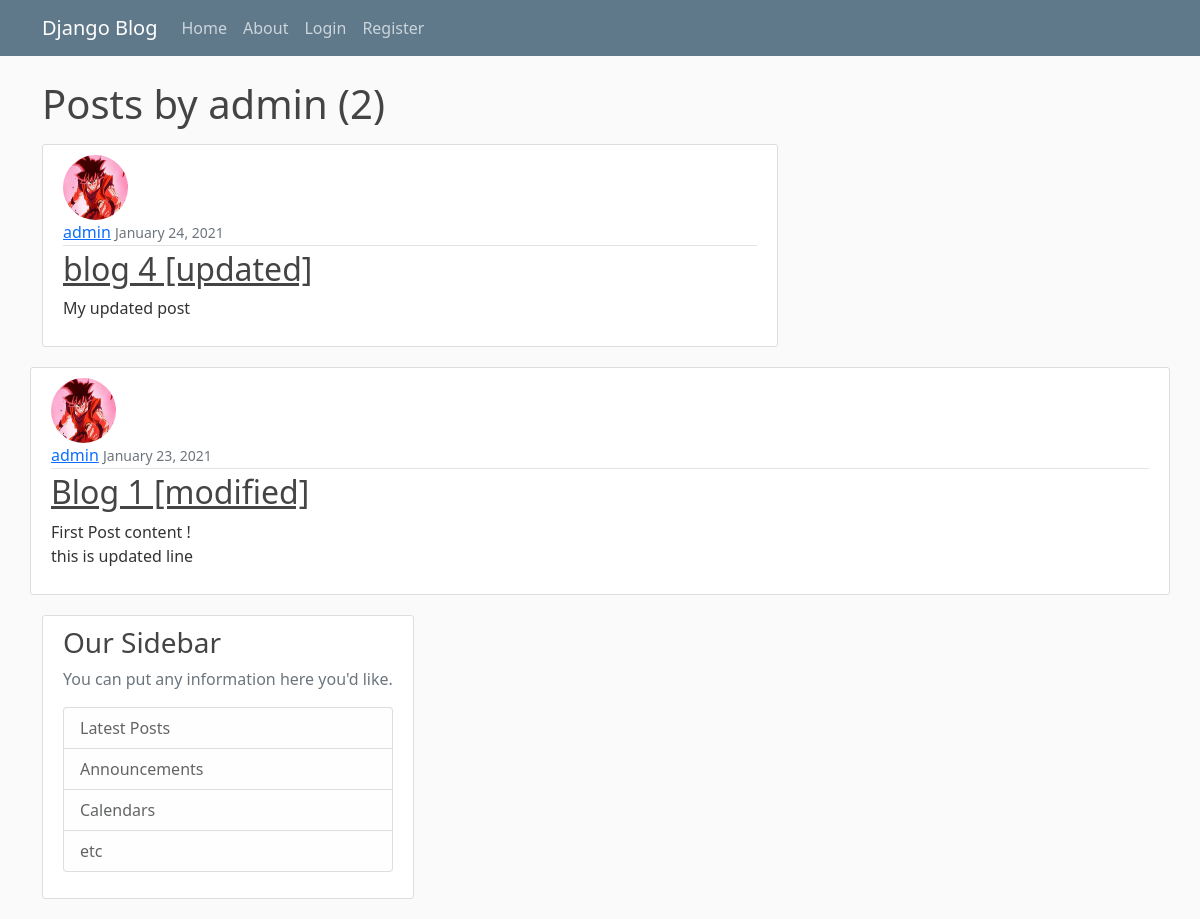
Page /user/admin on the earlier database version.
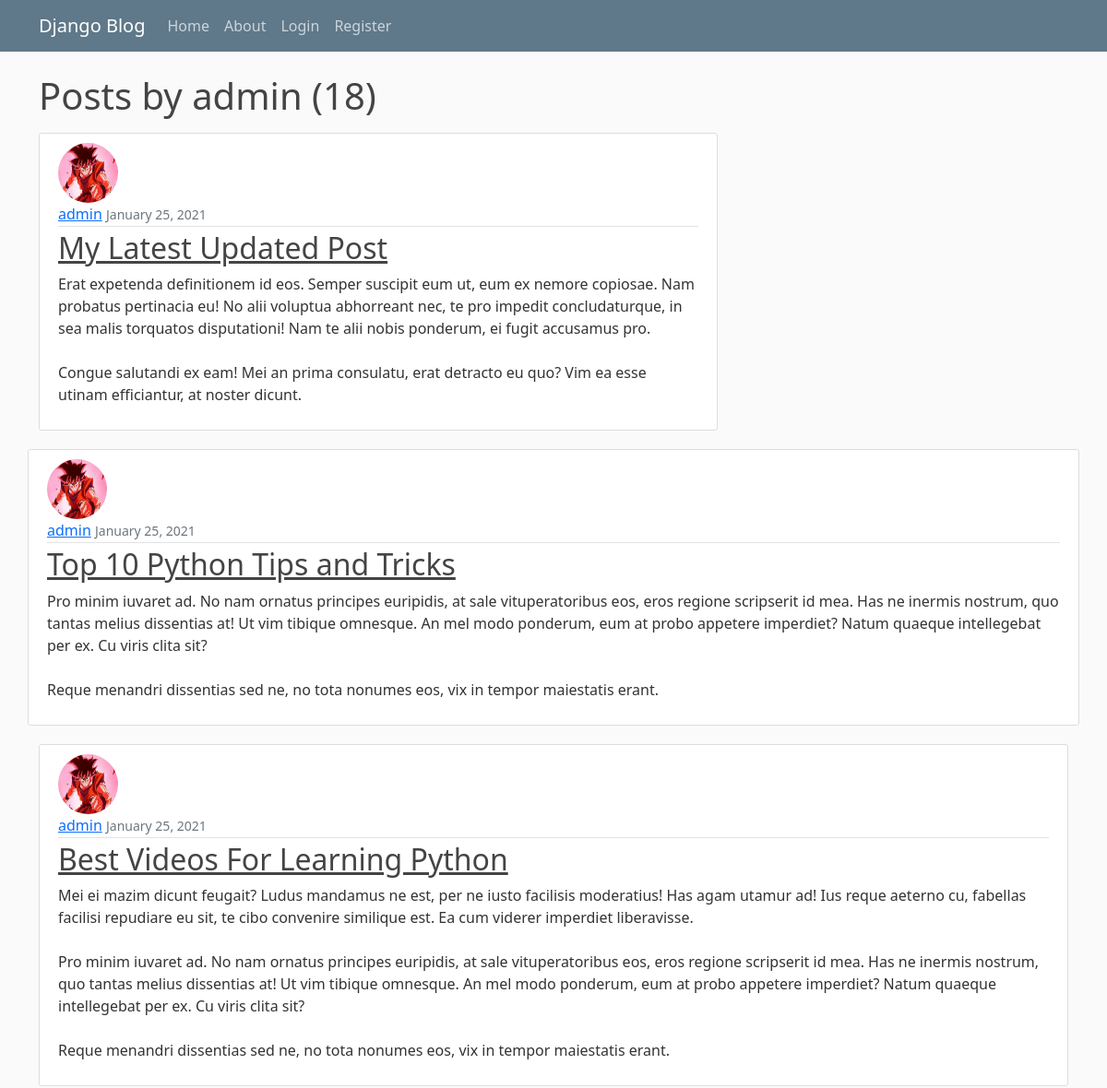
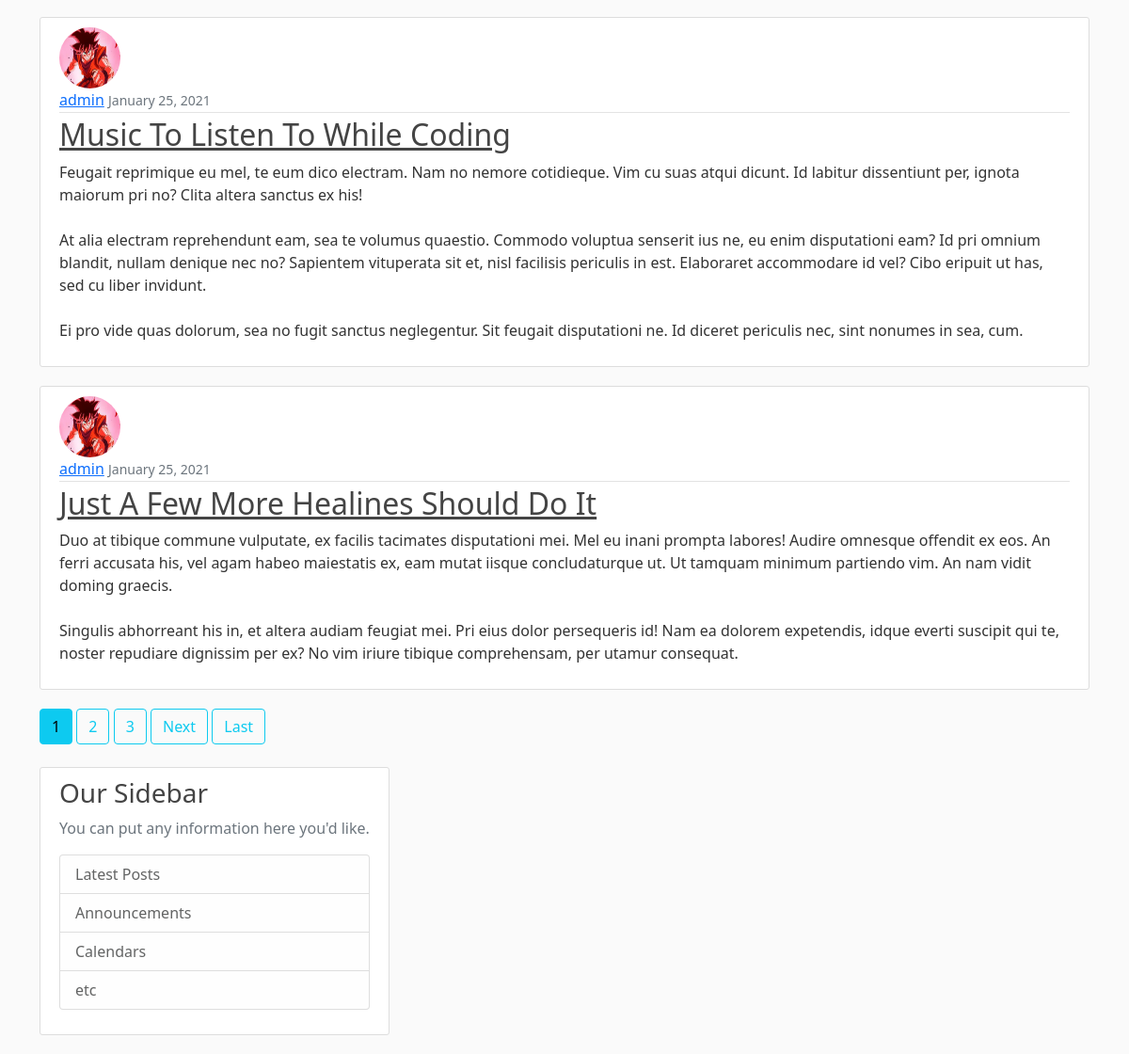
Same page on the later database version (2 pictures, top to bottom).
### blog/models.py (models this page shows, shortened)
class Post(models.Model):
    title = models.CharField(max_length=100)
    content = models.TextField()
    date_posted = models.DateTimeField(default=timezone.now)
    author = models.ForeignKey(User, on_delete=models.CASCADE)

### users/models.py (models this page shows, shortened)
class Profile(models.Model):
    user = models.OneToOneField(User, on_delete=models.CASCADE)
    image = models.ImageField(default='default.jpg', upload_to='profile_pics')

### blog/views.py (the view)
# urls.py: path('user/<str:username>', UserPostListView.as_view(), name='user-posts'),
class UserPostListView(ListView):
    model = Post
    template_name = 'blog/user_posts.html'  # <app>/<model>_<viewType>.html
    context_object_name = 'posts'
    ordering = ['-date_posted']
    paginate_by = 5
    def get_queryset(self):
        user = get_object_or_404(User, username=self.kwargs.get('username'))
        return Post.objects.filter(author=user).order_by('-date_posted')

### blog/templates/blog/user_posts.html (shortened to what this page needs)
{% extends 'blog/base.html'%}
{% block content%}
<h1 class ="mb-3"> Posts by {{ view.kwargs.username }} ({{ page_obj.paginator.count}})</h1>
{% for post in posts %}
<article class="media content-section">
<img class ="rounded-circle article-img" src ="{{ post.author.profile.image.url}}"
  <div class="media-body">
    <div class="article-metadata">
      <a class="mr-2" href="{% url 'user-posts' post.author.username  %}">{{ post.author }}</a>
      <small class="text-muted">{{ post.date_posted|date:"F d, Y" }}</small>
    </div>
    <h2><a class="article-title" href="{% url 'post-detail' post.id %}">{{ post.title }}</a></h2>
    <p class="article-content">{{ post.content }}</p>
  </div>
</article>
{% endfor%}
{% if is_paginated %}
  {% for num in page_obj.paginator.page_range %}
    {% if page_obj.number == num %}
      <a class ="btn btn-info mb-4" href="?page={{num}}">{{ num }}</a>
    {% elif num > page_obj.number|add:'-3' and num < page_obj.number|add:'3'%}
      <a class ="btn btn-outline-info mb-4" href="?page={{num}}">{{ num }}</a>
    {%  endif %}
  {% endfor %}
{% if page_obj.has_next %}
  <a class ="btn btn-outline-info mb-4" href="?page={{ page_obj.next_page_number }}">Next</a>
  <a class ="btn btn-outline-info mb-4" href="?page={{ page_obj.paginator.num_pages }}">Last</a>
{% endif%}
{% endif  %}
{% endblock content %}

Differences in the rows shown:
no longer on this page (row unchanged): Post: author.profile.image (picture), author "admin", date_posted "January 24, 2021", title "blog 4 [updated]", content "My updated post"
no longer on this page (row unchanged): Post: author.profile.image (picture), author "admin", date_posted "January 23, 2021", title "Blog 1 [modified]", content "First Post content ! this is updated line"
added Post: author.profile.image (picture), author "admin", date_posted "January 25, 2021", title "My Latest Updated Post", content "Erat expetenda definitionem id eos. Semper suscipit eum ut, eum ex nemore copiosae. Nam probatus pertinacia eu! No alii voluptua abhorreant nec, te pro impedit concludaturque, in sea malis torquatos disputationi! Nam te alii nobis ponderum, ei fugit accusamus pro. Congue salutandi ex eam! Mei an prima consulatu, erat detracto eu quo? Vim ea esse utinam efficiantur, at noster dicunt."
added Post: author.profile.image (picture), author "admin", date_posted "January 25, 2021", title "Top 10 Python Tips and Tricks", content "Pro minim iuvaret ad. No nam ornatus principes euripidis, at sale vituperatoribus eos, eros regione scripserit id mea. Has ne inermis nostrum, quo tantas melius dissentias at! Ut vim tibique omnesque. An mel modo ponderum, eum at probo appetere imperdiet? Natum quaeque intellegebat per ex. Cu viris clita sit? Reque menandri dissentias sed ne, no tota nonumes eos, vix in tempor maiestatis erant."
added Post: author.profile.image (picture), author "admin", date_posted "January 25, 2021", title "Best Videos For Learning Python", content "Mei ei mazim dicunt feugait? Ludus mandamus ne est, per ne iusto facilisis moderatius! Has agam utamur ad! Ius reque aeterno cu, fabellas facilisi repudiare eu sit, te cibo convenire similique est. Ea cum viderer imperdiet liberavisse. Pro minim iuvaret ad. No nam ornatus principes euripidis, at sale vituperatoribus eos, eros regione scripserit id mea. Has ne inermis nostrum, quo tantas melius dissentias at! Ut vim tibique omnesque. An mel modo ponderum, eum at probo appetere imperdiet? Natum quaeque intellegebat per ex. Cu viris clita sit? Reque menandri dissentias sed ne, no tota nonumes eos, vix in tempor maiestatis erant."
added Post: author.profile.image (picture), author "admin", date_posted "January 25, 2021", title "Music To Listen To While Coding", content "Feugait reprimique eu mel, te eum dico electram. Nam no nemore cotidieque. Vim cu suas atqui dicunt. Id labitur dissentiunt per, ignota maiorum pri no? Clita altera sanctus ex his! At alia electram reprehendunt eam, sea te volumus quaestio. Commodo voluptua senserit ius ne, eu enim disputationi eam? Id pri omnium blandit, nullam denique nec no? Sapientem vituperata sit et, nisl facilisis periculis in est. Elaboraret accommodare id vel? Cibo eripuit ut has, sed cu liber invidunt. Ei pro vide quas dolorum, sea no fugit sanctus neglegentur. Sit feugait disputationi ne. Id diceret periculis nec, sint nonumes in sea, cum."
added Post: author.profile.image (picture), author "admin", date_posted "January 25, 2021", title "Just A Few More Healines Should Do It", content "Duo at tibique commune vulputate, ex facilis tacimates disputationi mei. Mel eu inani prompta labores! Audire omnesque offendit ex eos. An ferri accusata his, vel agam habeo maiestatis ex, eam mutat iisque concludaturque ut. Ut tamquam minimum partiendo vim. An nam vidit doming graecis. Singulis abhorreant his in, et altera audiam feugiat mei. Pri eius dolor persequeris id! Nam ea dolorem expetendis, idque everti suscipit qui te, noster repudiare dignissim per ex? No vim iriure tibique comprehensam, per utamur consequat."
Other differences:
{{ page_obj.paginator.count }}: "2" → "18"
new list line: "1"
new list line: "2"
new list line: "3"
text now shown: "Next Last"
